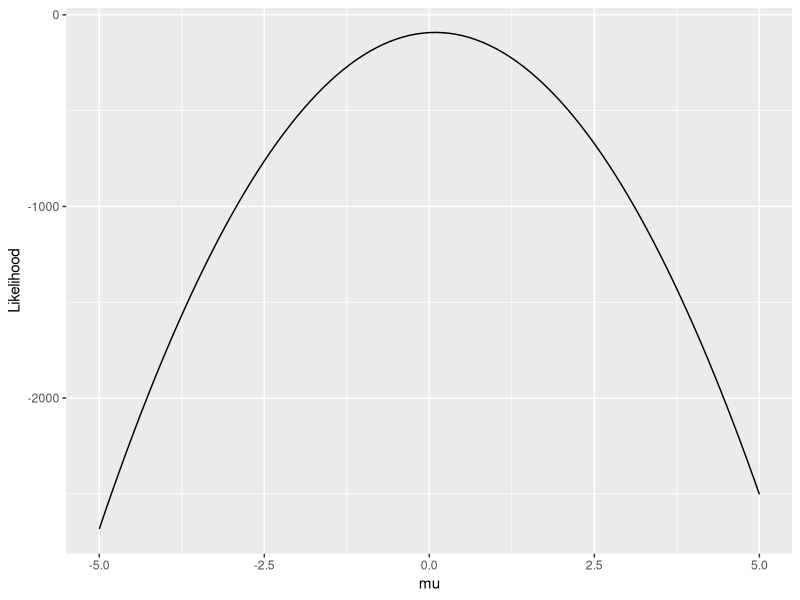
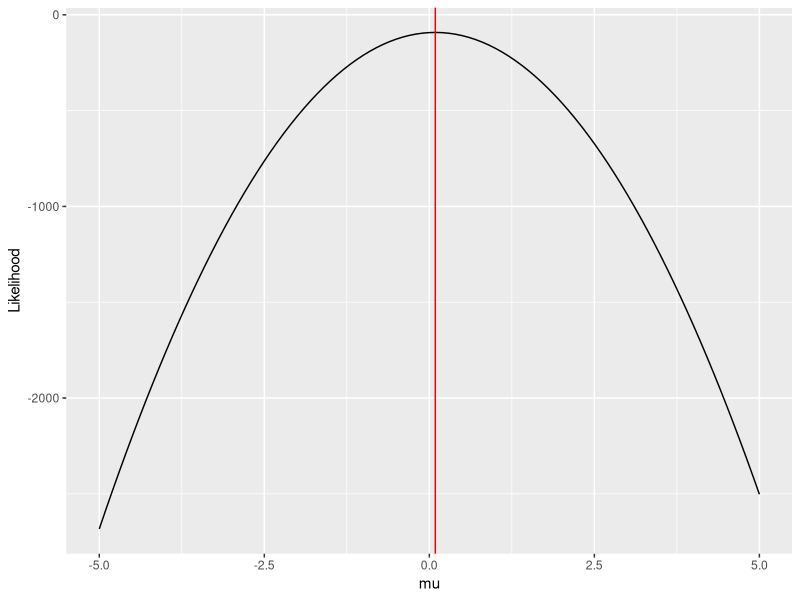
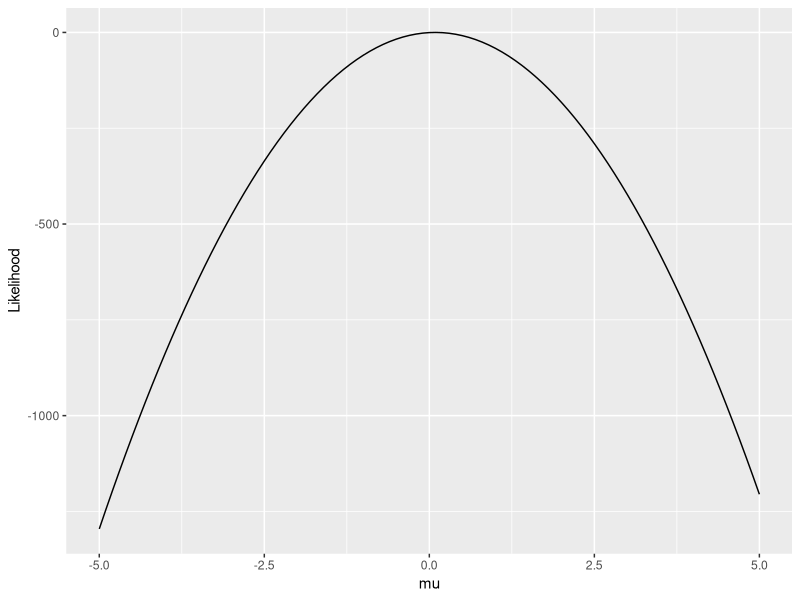
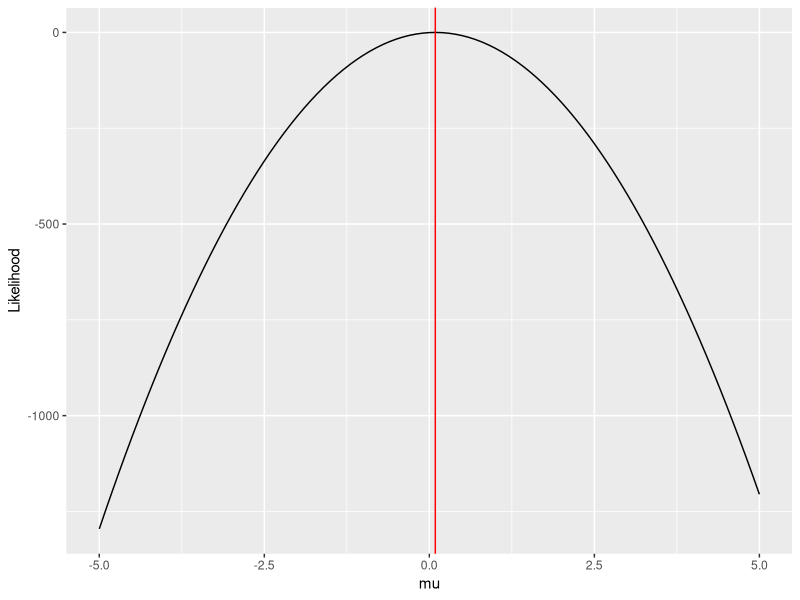
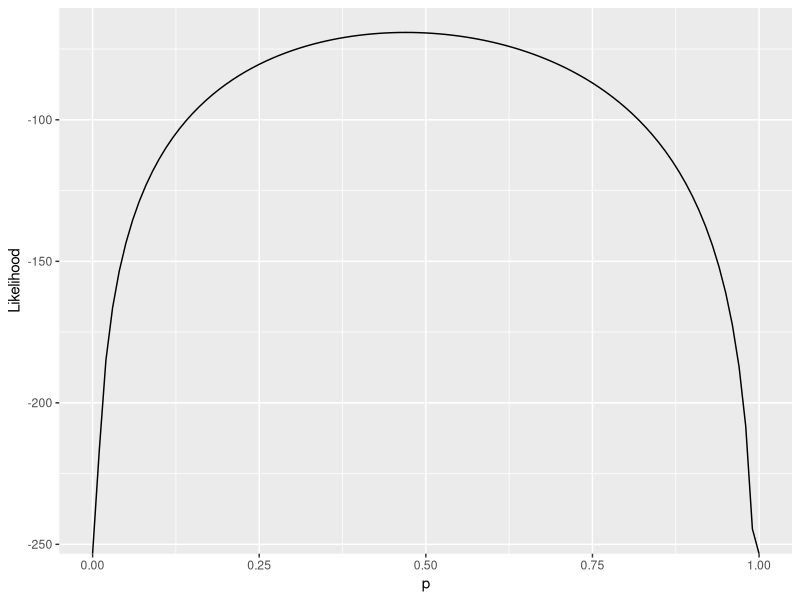
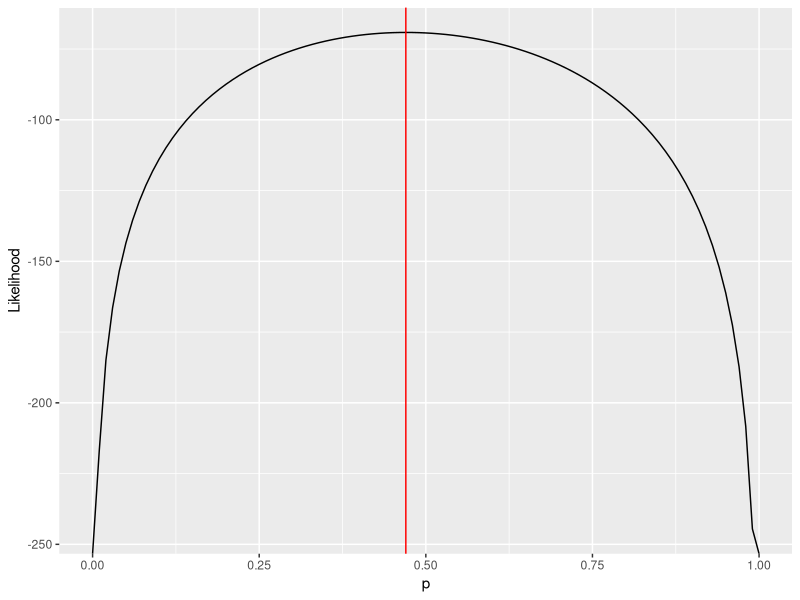

These figures' R source, in order:
## ---- chunk 1
knitr::opts_chunk$set(echo = TRUE)
## ---- chunk 2
library(ggplot2)
## ---- chunk 3
# library(imager)
# im <- load.image('../central_dogma_inference.png')
# plot(im)
# knitr::include_graphics('central_dogma_inference.png')
## ---- chunk 4
set.seed(123)
n <- 100
x <- rnorm(100, mean = 0, sd=1)
## ---- chunk 5
L1 <- function(mu){#Log-Likelihood Function with normalizing constants 
  -(n/2)*log(2*pi)-n*(mean(x)-mu)^2
}
p1 <- ggplot(data = data.frame(mu = 0), mapping = aes(x=mu))+stat_function(fun = L1)+
     xlim(-5,5)+scale_y_continuous(name = "Likelihood")
p1 #plot log-likelihood function against mu
p1+geom_vline(xintercept = mean(x), color = 'red') #identify the MLE

L2 <- function(mu){#Log-Likelihood Function without normalizing constants 
  -n/2*(mean(x)-mu)^2
}
p2 <- ggplot(data = data.frame(mu = 0), mapping = aes(x=mu))+stat_function(fun = L2)+
     xlim(-5,5)+scale_y_continuous(name = "Likelihood")
p2 #plot log-likelihood function against mu
p2+geom_vline(xintercept = mean(x), color = 'red') #identify the MLE
## ---- chunk 6
set.seed(123)
n <- 100
x <- rbinom(n, 1, 0.5)
## ---- chunk 7
L <- function(p){#Log-Likelihood Function
  sum(x)*log(p)+(n-sum(x))*log(1-p)
}
p <- ggplot(data = data.frame(p = 0), mapping = aes(x=p))+stat_function(fun = L)+
     xlim(0,1)+scale_y_continuous(name = "Likelihood")
p #plot log-likelihood function against mu
p+geom_vline(xintercept = mean(x), color = 'red') #identify the MLE
